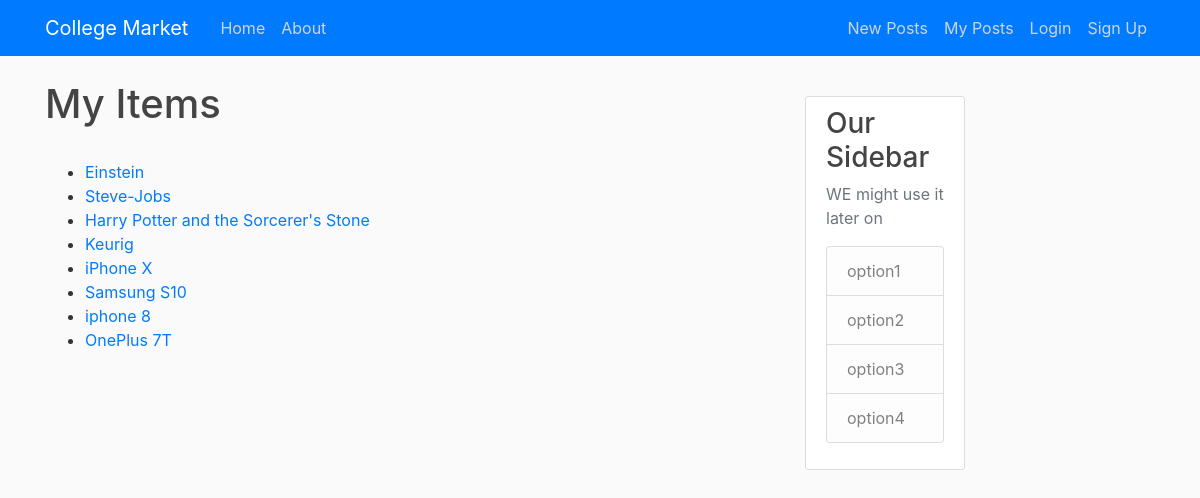
/post/, run on an earlier commit of the app's database.
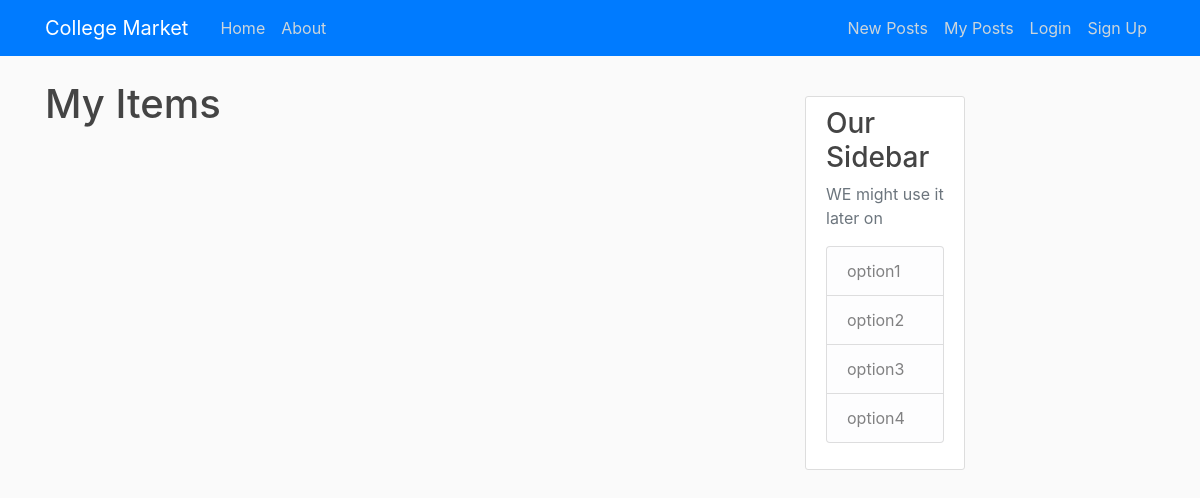
And on a later commit of the database.
### posts/models.py (models this page shows, shortened)
class Post(models.Model):
    title = models.CharField(max_length=255)
    body = models.TextField(null=True)
    slug = models.SlugField(null=False, unique=True)
    updated_on = models.DateTimeField(auto_now= True)
    created_on = models.DateTimeField(auto_now_add=True, null=True)
    category = models.IntegerField(choices=CATEGORY, default=0)
    cover = models.ImageField(upload_to='images/', null=True , blank=True)
    condition = models.IntegerField(choices=CONDITION , default = 4)
    price = models.FloatField(null=True ,blank=True)
    class Meta:
        ordering = ['-created_on']
    def get_absolute_url(self):
        return reverse('post_detail', kwargs={'slug': self.slug})

### posts/views.py (the view)
# urls.py: path('', PostListView.as_view(), name='post_list'),
class PostListView(ListView):
    model = Post
    template_name = 'home_page/post_list.html'

### templates/home_page/post_list.html
{% extends 'home_page/base.html' %}
{% block content1 %}
<h1>My Items</h1>
<br>
{% for post in object_list %}
  <ul>
    <li><a href="{{ post.get_absolute_url }}">{{ post.title }}</a></li>
  </ul>
{% endfor %}
{% endblock %}

### templates/home_page/base.html (shortened to what this page needs)
{% load static %}
<!DOCTYPE html>
<html>
<head>
    <link rel="stylesheet" href="https://maxcdn.bootstrapcdn.com/bootstrap/4.0.0/css/bootstrap.min.css">
	<link rel="stylesheet" type="text/css" href="{% static 'home/main.css' %}">
</head>
<body>
	<header class="site-header">
	  <nav class="navbar navbar-expand-md navbar-dark bg-primary fixed-top">
		<div class="container">
		  <a class="navbar-brand mr-4" href="{% url 'home-home' %}">College Market</a>
		  <div class="collapse navbar-collapse" id="navbarToggle">
			<div class="navbar-nav mr-auto">
			  <a class="nav-item nav-link" href="{% url 'home-home' %}">Home</a>
			  <a class="nav-item nav-link" href="{% url 'home-about' %}">About</a>
			</div>
			<div class="navbar-nav">
        <a class="nav-item nav-link" href="{% url 'add_post' %}">New Posts</a>
        <a class="nav-item nav-link" href="{% url 'post_list' %}">My Posts</a>
			  <a class="nav-item nav-link" href="{% url 'login' %}">Login</a>
			  <a class="nav-item nav-link" href="{% url 'signup' %}">Sign Up</a>
			</div>
		  </div>
		</div>
	  </nav>
	</header>
	<main role="main" class="container">
	  <div class="row">
		<div class="col-md-8">
      {% block content1 %}{% endblock %}
		</div>
		<div class="col-md-2 mt-3 left">
		  <div class="content-section">
			<h3>Our Sidebar</h3>
			<p class='text-muted'>WE might use it later on
			  <ul class="list-group">
				<li class="list-group-item list-group-item-light" href="#">option1</li>
				<li class="list-group-item list-group-item-light">option2</li>
				<li class="list-group-item list-group-item-light">option3</li>
				<li class="list-group-item list-group-item-light">option4</li>
			  </ul>
			</p>
		  </div>
		</div>
	  </div>
	</main>
</body>
</html>

### home_page/static/home/main.css (style rules this page uses)
body { background: #fafafa; color: #333333; margin-top: 5rem; }
h1, h2, h3, h4, h5, h6 { color: #444444; }
ul { margin: 0; }
.site-header .navbar-nav .nav-link { color: #cbd5db; }
.content-section { background: #ffffff; padding: 10px 20px; border: 1px solid #dddddd; border-radius: 3px; margin-bottom: 20px; }

What changed in the data, as far as the page shows it:
removed Post: title "Einstein"
removed Post: title "Steve-Jobs"
removed Post: title "Harry Potter and the Sorcerer's Stone"
removed Post: title "Keurig"
removed Post: title "iPhone X"
removed Post: title "Samsung S10"
removed Post: title "iphone 8"
removed Post: title "OnePlus 7T"
